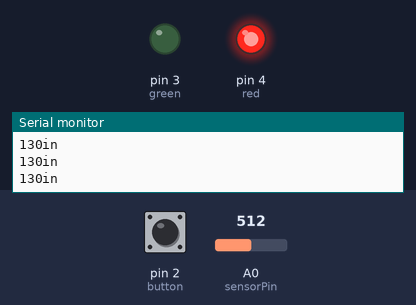
Bench run of a sketch on a simulated Arduino Uno, built with avr-gcc and run on an emulated ATmega328P. Shown: output pins drawn as LEDs (lit = HIGH), the last lines printed to the serial monitor. The inputs (shaded band) are chosen by the test bench; at power-on: A0 (sensorPin) = 512, pin 2 (button) LOW.

Above: at 1.2 s.
1.3 s: A0 (sensorPin) set to 129
2.9 s: A0 (sensorPin) set to 113
At 4.3 s:
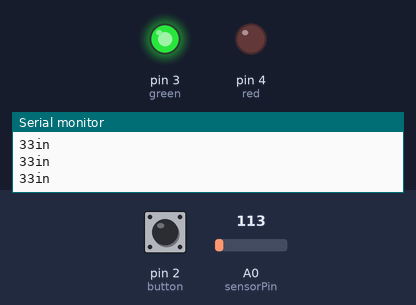
4.7 s: A0 (sensorPin) set to 30
6.2 s: A0 (sensorPin) set to 25
At 6.8 s:
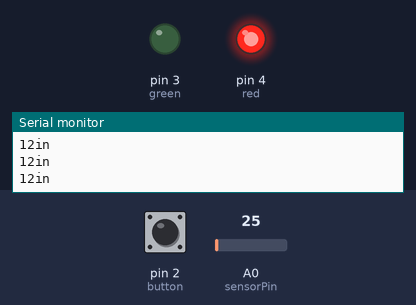
7.7 s: A0 (sensorPin) set to 46
At 8.8 s:
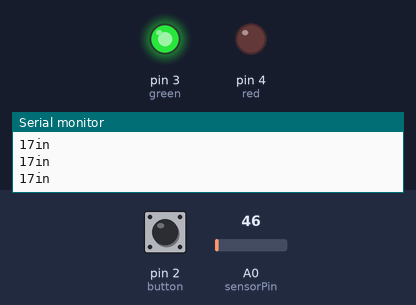
Timing chart, 0 to 10.5 s (numbered marks = the images above; inputs shaded):
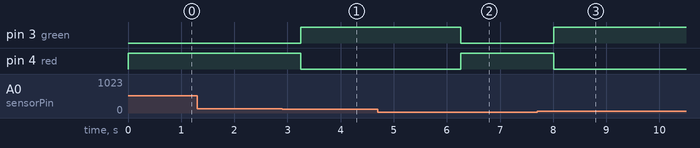

Measured:
- the behaviour switches between 124 and 123 on A0 (sensorPin) (found by bisection; images 0 and 1)
- the behaviour switches between 29 and 28 on A0 (sensorPin) (found by bisection; images 1 and 2)
- after the input at 2.9 s, pin 3 (green): LOW → HIGH after 0.35 s; pin 4 (red): HIGH → LOW after 0.35 s
- after the input at 6.2 s, pin 3 (green): HIGH → LOW after 0.06 s; pin 4 (red): LOW → HIGH after 0.06 s
- after the input at 7.7 s, pin 3 (green): LOW → HIGH after 0.31 s; pin 4 (red): HIGH → LOW after 0.31 s

The sketch:

button_light_test.ino
```cpp
int switchState = 0;
int sensorPin = A0;
void setup() {
  pinMode(3, OUTPUT); //green
  pinMode(4, OUTPUT); //red
  //pinMode(5, OUTPUT); //red
  pinMode(2, INPUT); //button
  Serial.begin(9600);
}

void loop() {
  switchState = digitalRead(2);
  int sensorVal = analogRead(sensorPin);
  //Serial.print(" The state is ");
  //Serial.println(switchState);
  //Serial.print(" The proximity value is: ");
  //Serial.println(sensorVal);
  //Serial.write(sensorVal);
  int newVal = (map(sensorVal, 0, 1024, 6, 254)); // maps to range 6in - 254in (min and max range)
  Serial.print(newVal);
  Serial.println("in");
  //Serial.write(map(sensorVal, 0, 1024, 6, 254));
  //Serial.write(switchState);
  //Serial.write(newVal);
  //if (switchState == LOW) {
   if (newVal > 12 && newVal < 36) {   /////between 12in and 36in turn light green
    delay(250);
    digitalWrite(3, HIGH); //green
    digitalWrite(4, LOW); //red
    //digitalWrite(5, LOW); //red
  } else {
    digitalWrite(3, LOW); // green
    digitalWrite(4, HIGH); //red
    //digitalWrite(5, LOW); //red
    delay(250);
    // digitalWrite(4, LOW); //red
    //  digitalWrite(5, HIGH); //red
    //delay(250);

  }

}
```
